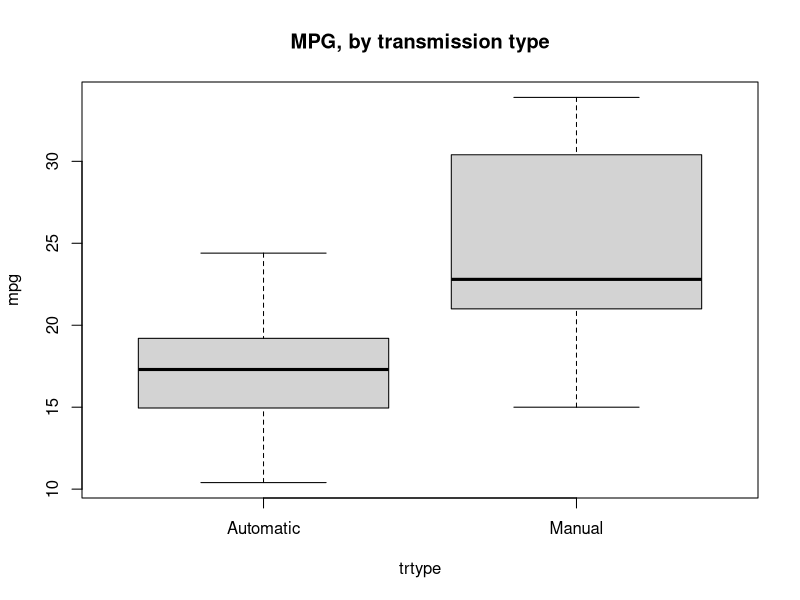

The R script that drew this image: (Note: this script raises an error after producing the figure.)
## ---- chunk 1
library(knitr)
library(dplyr)
library(ggplot2)
library(stringr)
library(xtable)
library(GGally)
library(car)
library(lmtest)

options(dplyr.max_print = 10)
options(dplyr.min_print =  5)
opts_chunk$set(echo = FALSE, message = FALSE, error = FALSE, warning = FALSE, results = "hide", comment = NA)
## ---- chunk 2
## load and inspect the data 
data(mtcars)
str(mtcars)
glimpse(mtcars)
## ---- chunk 3
mtcars <- mtcars %>%
    mutate(trtype = factor(am, labels = c("Automatic", "Manual"))) %>%
    select(-am)

tab <- matrix(table(mtcars$trtype))
## ---- chunk 4
res <- t.test(mpg ~ trtype, var.equal=FALSE, data = mtcars)
## ---- chunk 5
mtcars <- mtcars %>%
    select(-cyl)   ### removing horsepower and number of cylinders per the above

fit <- lm(mpg ~ I(1 * (trtype == 'Manual')) + disp + drat + wt + qsec + vs + gear + carb + hp, data = mtcars)
summary(fit)
## ---- chunk 6
vif(fit)
## ---- chunk 7
fit2 <- lm(mpg ~ I(1 * (trtype == 'Manual')) + drat + wt + qsec + vs + gear + carb, data = mtcars)
summary(fit2)
vif(fit2)
## ---- chunk 8
fit3 <- lm(mpg ~ I(1 * (trtype == 'Manual')) + wt, data = mtcars)
summary(fit3)
lrtest(fit2,fit3)
## ---- chunk 9
fit4 <- lm(mpg ~ I(1 * (trtype == 'Manual')) + wt + carb + qsec, data = mtcars)
summary(fit4)
lrtest(fit3,fit4)
lrtest(fit4,fit2)
vif(fit4)
## ---- chunk 10
round(dfbetas(fit4), 3) ### 
round(hatvalues(fit4), 3)
round(cooks.distance(fit4), 3)
round(dffits(fit4), 3)
## ---- chunk 11
mtcarssub <- mtcars[-17,]
fit5 <- lm(mpg ~ I(1 * (trtype == 'Manual')) + wt + carb + qsec, data = mtcarssub)
summary(fit5)
vif(fit5)
## ---- chunk 12
boxplot(mpg ~ trtype, main = "MPG, by transmission type", data = mtcars)
## ---- chunk 13
par(mfrow = c(3,3))
boxplot(mpg ~ cyl, main = "MPG, by # of Cylinders", data = mtcars, xlab = "Cylinders")
with(mtcars, plot(disp, mpg, main = "MPG, by Displacement", xlab = "Displacement (cubic in.)"))
with(mtcars, plot(hp, mpg, main = "MPG, by Horsepower", xlab = "Horsepower"))
with(mtcars, plot(drat, mpg, main = "MPG, by Rear Axle ratio", xlab = "Rear Axle Ratio"))
with(mtcars, plot(wt*1000, mpg, main = "MPG, by Vehicle Weight", xlab = "Weight (pounds)"))
with(mtcars, plot(qsec, mpg, main = "MPG, by 1/4 mile time", xlab = "1/4 mile time (seconds)"))
boxplot(mpg ~ gear, main = "MPG, by # of Forward Gears", data = mtcars, xlab = "Forward Gears")
boxplot(mpg ~ carb, main = "MPG, by # of Carburetors", data = mtcars, xlab = "Carburetors")
par(mfrow = c(1,1))
## ---- chunk 14
data(mtcars)
p <- ggpairs(mtcars, columns = 2:11, lower = list(continuous = "smooth"), params = c(method = "loess"))
## ---- chunk 15
par(mfrow = c(2,2))
plot(fit4)
par(mfrow = c(1,1))
## ---- chunk 16
par(mfrow = c(2,2))
plot(fit5)
par(mfrow = c(1,1))
